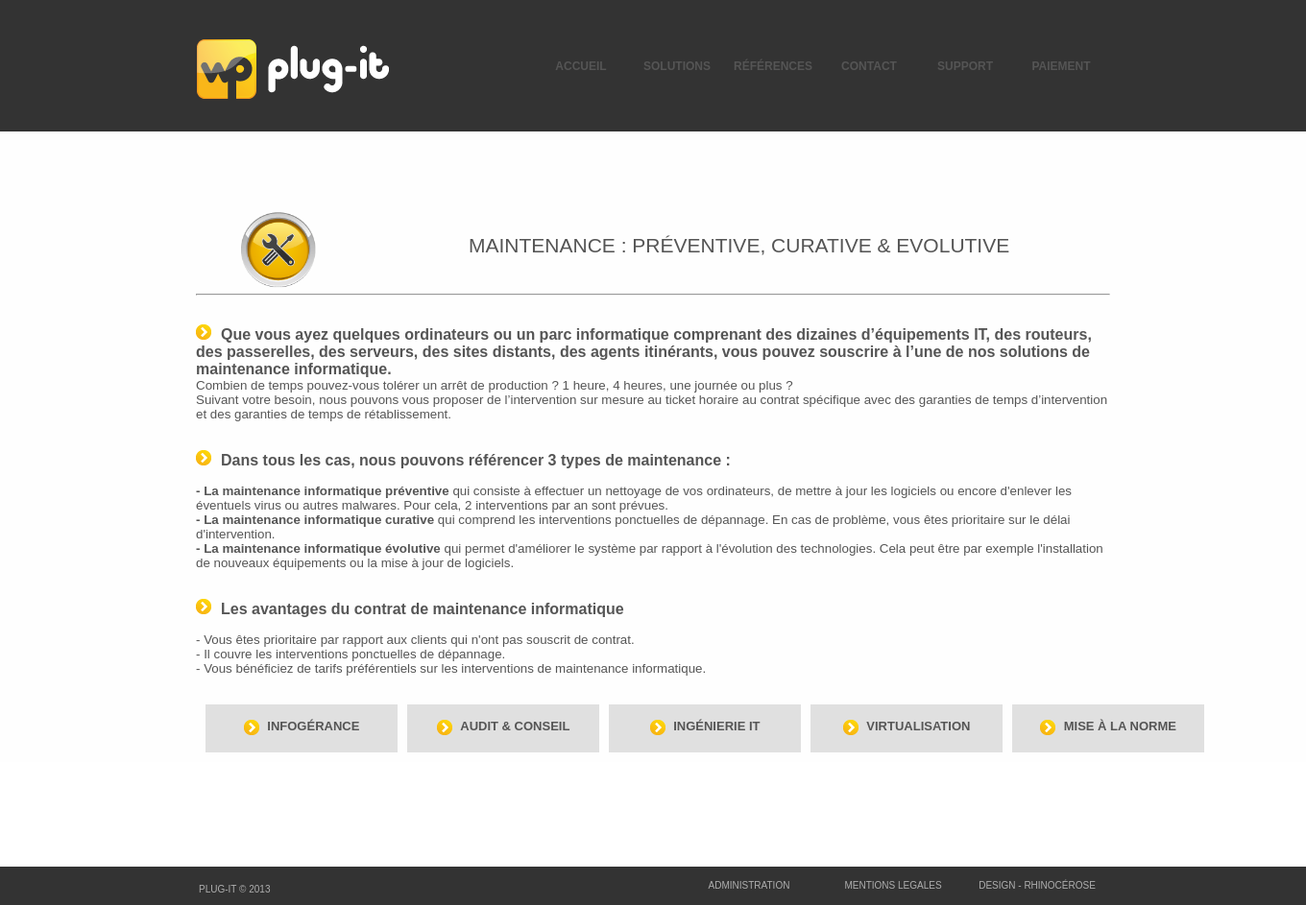
Screenshot of /index.php?page=services&mode=viewone&id=2 with the database file from the repository.
### tables this page shows
CREATE TABLE IF NOT EXISTS `menu` (
  `id` int(11) NOT NULL AUTO_INCREMENT,
  `interne` tinyint(1) NOT NULL,
  `active` tinyint(1) NOT NULL,
  `nom` varchar(50) NOT NULL,
  `baseName` varchar(50) NOT NULL,
  `position` int(11) NOT NULL,
  `lien` varchar(255) NOT NULL,
  `meta` text NOT NULL,
  PRIMARY KEY (`id`)
);

CREATE TABLE IF NOT EXISTS `services` (
  `id` int(11) NOT NULL AUTO_INCREMENT,
  `titre` varchar(100) NOT NULL,
  `corps` text NOT NULL,
  `image` varchar(100) NOT NULL,
  `subtitre` varchar(50) NOT NULL,
  `date` timestamp NOT NULL DEFAULT CURRENT_TIMESTAMP,
  `ordre` int(11) NOT NULL,
  PRIMARY KEY (`id`)
);

### Include/common/Banniere.php (the view, shortened to what this page needs)
<div style="overflow:hidden;">
	<div style="margin-left:auto; width:950px; margin-right:auto"><a href="index.php?page=accueil"><img src="images/logotype_plug_it.png" style="position:absolute; float:left; bottom:25%; "/></a>
	<table style="position:relative; float:right; margin-left:10px;" height="137px" class="menu" cellspacing="0">
		<tr>
		<?php
		$rq = mysql_query("SELECT * FROM menu ORDER BY position")or die('Erreur SQL !<br />'.mysql_error());
		while($ar=mysql_fetch_array($rq))
		{
			if($ar['active'] == true)
			{
				echo '
				<td onclick="location.href=\''.$ar['lien'].'\'"';
					if($ar['interne'] and $_GET['page'] == $ar['baseName'])
						echo 'class="menu_selected"';
					else
						echo 'class="menu_unselected"';
				echo '>'.$ar['nom'].'</td>';
			}
		}
		?>
		</tr>
	</table></div>
</div>

### Include/invite/services.php (shortened to what this page needs)
<?php
	switch($_GET['mode'])
	{
		case 'viewone':
			if(isset($_GET['id']))
			{
				$retour = mysql_query("SELECT count(id) as cpt FROM services WHERE id='".$_GET["id"]."'")or die('Erreur SQL !<br />'.mysql_error());
				$donnees = mysql_fetch_array($retour);
				if($donnees['cpt'] == 1)
				{
					$retour = mysql_query("SELECT * FROM services WHERE id='".$_GET['id']."'") or die('Erreur SQL !<br />'.mysql_error());
					$donnees = mysql_fetch_array($retour);
					echo '<div style="margin:auto;width:70%;">
						<table>
							<tr>
								<td><img src="'.$donnees['image'].'" style="width:60%;"/></td>
								<td><h2>'.$donnees['titre'].'</h2></td>
							</tr>
						</table>
						<hr/>
						<br/>
						'.nl2br($donnees['corps']).'
						</div>';
					$retour = mysql_query("SELECT * FROM services WHERE id<>'".$_GET['id']."' ORDER BY ordre LIMIT 10")or die('Erreur SQL !<br />'.mysql_error());
					$i=1;
					echo'<div style="margin:auto;width:70%;margin-top:20px;">
					<table cellspacing="10">';
					while ($donnees = mysql_fetch_array($retour))
						{
							if($i == 1)
								echo '<tr>';
							echo '<td>
							<div class="blocklink" onclick="location.href=\'index.php?page=services&mode=viewone&id='.$donnees['id'].'\'">
								<p style="text-align:center;position:relative;top:30%;">
									<img src="images/fleche.png" style="vertical-align:middle;"/> <span style="font-size:13px;font-weight:bold;margin-left:5px;text-transform:uppercase;">'.$donnees['subtitre'].'</span>
								</p>
							</div></td>';
							$i++;
							if($i > 5)
							{
								$i=1;
								echo '</tr>';
							}
						}
					echo '</table>
				</div>';
				}
				else
					echo '<p>Erreur</p>';
			}
			else
				echo '<p>Erreur</p>';
		break;
	}

### css/styles.css (style rules this page uses)
* { padding: 0px; margin: 0px; outline: none; }

### styles/index.css (style rules this page uses)
.menu td { width:100px; text-align:center; cursor: pointer; font-weight:bold; text-transform:uppercase; font-size: 12px; }
.blocklink { width:200px; height: 50px; background-color:#e0e0e0; cursor: pointer; }
.titre { font-size:120%; font-weight:bold; }
h2,h3 { text-align: center; font-weight: normal; font-size:21px; line-height:21px; text-transform:uppercase; }
body { color:#555555; font-size:10pt; font-family: Arial,Helvetica,sans-serif; padding:0; margin: 0; }
html { margin:0; }

### rows the page displays
menu: nom "ACCUEIL"
menu: nom "SOLUTIONS"
menu: nom "RÉFÉRENCES"
menu: nom "CONTACT"
menu: nom "SUPPORT"
menu: nom "PAIEMENT"
services: image (picture), titre "MAINTENANCE : PRÉVENTIVE, CURATIVE & EVOLUTIVE", corps (picture), corps "Que vous ayez quelques ordinateurs ou un parc informatique comprenant des dizaines d’équipements IT, des routeurs, des passerelles, des serveurs, des sites distants, des agents itinérants, vous pouvez souscrire à l’une de nos solutions de maintenance informatique. Combien de temps pouvez-vous tolérer un arrêt de production ? 1 heure, 4 heures, une journée ou plus ? Suivant votre besoin, nous pouvons vous proposer de l’intervention sur mesure au ticket horaire au contrat spécifique avec des garanties de temps d’intervention et des garanties de temps de rétablissement. Dans tous les cas, nous pouvons référencer 3 types de maintenance : - La maintenance informatique préventive qui consiste à…"
services: subtitre "INFOGÉRANCE"
services: subtitre "AUDIT & CONSEIL"
services: subtitre "INGÉNIERIE IT"
services: subtitre "VIRTUALISATION"
services: subtitre "MISE À LA NORME"
